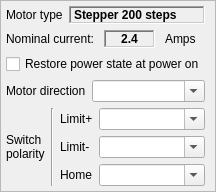
       <widget class="QFrame" name="frame_2" >
        <property name="sizePolicy" >
         <sizepolicy vsizetype="Expanding" hsizetype="Expanding" >
          <horstretch>0</horstretch>
          <verstretch>0</verstretch>
         </sizepolicy>
        </property>
        <property name="minimumSize" >
         <size>
          <width>178</width>
          <height>174</height>
         </size>
        </property>
        <property name="sizeIncrement" >
         <size>
          <width>1</width>
          <height>1</height>
         </size>
        </property>
        <property name="baseSize" >
         <size>
          <width>178</width>
          <height>174</height>
         </size>
        </property>
        <property name="frameShape" >
         <enum>QFrame::StyledPanel</enum>
        </property>
        <property name="frameShadow" >
         <enum>QFrame::Raised</enum>
        </property>
        <layout class="QVBoxLayout" >
         <property name="spacing" >
          <number>6</number>
         </property>
         <property name="leftMargin" >
          <number>5</number>
         </property>
         <property name="topMargin" >
          <number>5</number>
         </property>
         <property name="rightMargin" >
          <number>10</number>
         </property>
         <property name="bottomMargin" >
          <number>5</number>
         </property>
         <item>
          <layout class="QHBoxLayout" >
           <item>
            <widget class="QLabel" name="label_10" >
             <property name="sizePolicy" >
              <sizepolicy vsizetype="Expanding" hsizetype="Fixed" >
               <horstretch>0</horstretch>
               <verstretch>0</verstretch>
              </sizepolicy>
             </property>
             <property name="minimumSize" >
              <size>
               <width>40</width>
               <height>16</height>
              </size>
             </property>
             <property name="baseSize" >
              <size>
               <width>50</width>
               <height>16</height>
              </size>
             </property>
             <property name="text" >
              <string>Motor type</string>
             </property>
            </widget>
           </item>
           <item>
            <widget class="QLabel" name="txtMotorType" >
             <property name="sizePolicy" >
              <sizepolicy vsizetype="Maximum" hsizetype="Expanding" >
               <horstretch>0</horstretch>
               <verstretch>0</verstretch>
              </sizepolicy>
             </property>
             <property name="minimumSize" >
              <size>
               <width>100</width>
               <height>16</height>
              </size>
             </property>
             <property name="maximumSize" >
              <size>
               <width>16777215</width>
               <height>20</height>
              </size>
             </property>
             <property name="baseSize" >
              <size>
               <width>130</width>
               <height>20</height>
              </size>
             </property>
             <property name="font" >
              <font>
               <weight>75</weight>
               <bold>true</bold>
              </font>
             </property>
             <property name="frameShape" >
              <enum>QFrame::WinPanel</enum>
             </property>
             <property name="frameShadow" >
              <enum>QFrame::Sunken</enum>
             </property>
             <property name="text" >
              <string>Stepper 200 steps</string>
             </property>
             <property name="textFormat" >
              <enum>Qt::PlainText</enum>
             </property>
             <property name="scaledContents" >
              <bool>true</bool>
             </property>
            </widget>
           </item>
          </layout>
         </item>
         <item>
          <layout class="QHBoxLayout" >
           <property name="spacing" >
            <number>10</number>
           </property>
           <item>
            <widget class="QLabel" name="label_11" >
             <property name="sizePolicy" >
              <sizepolicy vsizetype="Expanding" hsizetype="Fixed" >
               <horstretch>0</horstretch>
               <verstretch>0</verstretch>
              </sizepolicy>
             </property>
             <property name="minimumSize" >
              <size>
               <width>70</width>
               <height>16</height>
              </size>
             </property>
             <property name="baseSize" >
              <size>
               <width>50</width>
               <height>16</height>
              </size>
             </property>
             <property name="text" >
              <string>Nominal current:</string>
             </property>
            </widget>
           </item>
           <item>
            <widget class="QLabel" name="txtNCURR" >
             <property name="sizePolicy" >
              <sizepolicy vsizetype="Maximum" hsizetype="Expanding" >
               <horstretch>0</horstretch>
               <verstretch>0</verstretch>
              </sizepolicy>
             </property>
             <property name="minimumSize" >
              <size>
               <width>30</width>
               <height>16</height>
              </size>
             </property>
             <property name="maximumSize" >
              <size>
               <width>16777215</width>
               <height>20</height>
              </size>
             </property>
             <property name="baseSize" >
              <size>
               <width>40</width>
               <height>20</height>
              </size>
             </property>
             <property name="font" >
              <font>
               <weight>75</weight>
               <bold>true</bold>
              </font>
             </property>
             <property name="frameShape" >
              <enum>QFrame::WinPanel</enum>
             </property>
             <property name="frameShadow" >
              <enum>QFrame::Sunken</enum>
             </property>
             <property name="text" >
              <string>2.4</string>
             </property>
             <property name="alignment" >
              <set>Qt::AlignCenter</set>
             </property>
            </widget>
           </item>
           <item>
            <widget class="QLabel" name="label_12" >
             <property name="sizePolicy" >
              <sizepolicy vsizetype="Expanding" hsizetype="Fixed" >
               <horstretch>0</horstretch>
               <verstretch>0</verstretch>
              </sizepolicy>
             </property>
             <property name="minimumSize" >
              <size>
               <width>40</width>
               <height>16</height>
              </size>
             </property>
             <property name="baseSize" >
              <size>
               <width>40</width>
               <height>16</height>
              </size>
             </property>
             <property name="text" >
              <string>Amps</string>
             </property>
            </widget>
           </item>
          </layout>
         </item>
         <item>
          <widget class="QCheckBox" name="POWERON" >
           <property name="sizePolicy" >
            <sizepolicy vsizetype="Expanding" hsizetype="Expanding" >
             <horstretch>0</horstretch>
             <verstretch>0</verstretch>
            </sizepolicy>
           </property>
           <property name="minimumSize" >
            <size>
             <width>160</width>
             <height>16</height>
            </size>
           </property>
           <property name="baseSize" >
            <size>
             <width>220</width>
             <height>18</height>
            </size>
           </property>
           <property name="text" >
            <string>Restore power state at power on</string>
           </property>
          </widget>
         </item>
         <item>
          <layout class="QHBoxLayout" >
           <item>
            <widget class="QLabel" name="label_13" >
             <property name="sizePolicy" >
              <sizepolicy vsizetype="Expanding" hsizetype="Fixed" >
               <horstretch>0</horstretch>
               <verstretch>0</verstretch>
              </sizepolicy>
             </property>
             <property name="minimumSize" >
              <size>
               <width>70</width>
               <height>16</height>
              </size>
             </property>
             <property name="baseSize" >
              <size>
               <width>100</width>
               <height>16</height>
              </size>
             </property>
             <property name="text" >
              <string>Motor direction</string>
             </property>
            </widget>
           </item>
           <item>
            <widget class="QComboBox" name="MOTSENSE" >
             <property name="sizePolicy" >
              <sizepolicy vsizetype="Maximum" hsizetype="Expanding" >
               <horstretch>0</horstretch>
               <verstretch>0</verstretch>
              </sizepolicy>
             </property>
             <property name="minimumSize" >
              <size>
               <width>80</width>
               <height>16</height>
              </size>
             </property>
             <property name="maximumSize" >
              <size>
               <width>16777215</width>
               <height>22</height>
              </size>
             </property>
             <property name="baseSize" >
              <size>
               <width>80</width>
               <height>16</height>
              </size>
             </property>
             <property name="editable" >
              <bool>true</bool>
             </property>
            </widget>
           </item>
          </layout>
         </item>
         <item>
          <layout class="QHBoxLayout" >
           <property name="spacing" >
            <number>6</number>
           </property>
           <item>
            <widget class="QLabel" name="label_14" >
             <property name="sizePolicy" >
              <sizepolicy vsizetype="Expanding" hsizetype="Fixed" >
               <horstretch>0</horstretch>
               <verstretch>0</verstretch>
              </sizepolicy>
             </property>
             <property name="minimumSize" >
              <size>
               <width>30</width>
               <height>16</height>
              </size>
             </property>
             <property name="baseSize" >
              <size>
               <width>40</width>
               <height>16</height>
              </size>
             </property>
             <property name="text" >
              <string>Switch polarity</string>
             </property>
             <property name="wordWrap" >
              <bool>true</bool>
             </property>
            </widget>
           </item>
           <item>
            <widget class="Line" name="line_2" >
             <property name="sizePolicy" >
              <sizepolicy vsizetype="Expanding" hsizetype="Fixed" >
               <horstretch>0</horstretch>
               <verstretch>0</verstretch>
              </sizepolicy>
             </property>
             <property name="orientation" >
              <enum>Qt::Vertical</enum>
             </property>
            </widget>
           </item>
           <item>
            <layout class="QGridLayout" >
             <property name="horizontalSpacing" >
              <number>6</number>
             </property>
             <property name="verticalSpacing" >
              <number>6</number>
             </property>
             <item row="0" column="0" >
              <widget class="QLabel" name="label_15" >
               <property name="sizePolicy" >
                <sizepolicy vsizetype="Expanding" hsizetype="Fixed" >
                 <horstretch>0</horstretch>
                 <verstretch>0</verstretch>
                </sizepolicy>
               </property>
               <property name="minimumSize" >
                <size>
                 <width>30</width>
                 <height>16</height>
                </size>
               </property>
               <property name="baseSize" >
                <size>
                 <width>40</width>
                 <height>16</height>
                </size>
               </property>
               <property name="text" >
                <string>Limit+</string>
               </property>
              </widget>
             </item>
             <item row="0" column="1" >
              <widget class="QComboBox" name="LPPOL" >
               <property name="sizePolicy" >
                <sizepolicy vsizetype="Maximum" hsizetype="Expanding" >
                 <horstretch>0</horstretch>
                 <verstretch>0</verstretch>
                </sizepolicy>
               </property>
               <property name="minimumSize" >
                <size>
                 <width>80</width>
                 <height>16</height>
                </size>
               </property>
               <property name="maximumSize" >
                <size>
                 <width>16777215</width>
                 <height>22</height>
                </size>
               </property>
               <property name="editable" >
                <bool>true</bool>
               </property>
              </widget>
             </item>
             <item row="1" column="1" >
              <widget class="QComboBox" name="LMPOL" >
               <property name="sizePolicy" >
                <sizepolicy vsizetype="Maximum" hsizetype="Expanding" >
                 <horstretch>0</horstretch>
                 <verstretch>0</verstretch>
                </sizepolicy>
               </property>
               <property name="minimumSize" >
                <size>
                 <width>80</width>
                 <height>16</height>
                </size>
               </property>
               <property name="maximumSize" >
                <size>
                 <width>16777215</width>
                 <height>22</height>
                </size>
               </property>
               <property name="editable" >
                <bool>true</bool>
               </property>
              </widget>
             </item>
             <item row="2" column="1" >
              <widget class="QComboBox" name="HOMEPOL" >
               <property name="sizePolicy" >
                <sizepolicy vsizetype="Maximum" hsizetype="Expanding" >
                 <horstretch>0</horstretch>
                 <verstretch>0</verstretch>
                </sizepolicy>
               </property>
               <property name="minimumSize" >
                <size>
                 <width>80</width>
                 <height>16</height>
                </size>
               </property>
               <property name="maximumSize" >
                <size>
                 <width>16777215</width>
                 <height>22</height>
                </size>
               </property>
               <property name="editable" >
                <bool>true</bool>
               </property>
              </widget>
             </item>
             <item row="2" column="0" >
              <widget class="QLabel" name="label_17" >
               <property name="sizePolicy" >
                <sizepolicy vsizetype="Expanding" hsizetype="Fixed" >
                 <horstretch>0</horstretch>
                 <verstretch>0</verstretch>
                </sizepolicy>
               </property>
               <property name="minimumSize" >
                <size>
                 <width>30</width>
                 <height>16</height>
                </size>
               </property>
               <property name="baseSize" >
                <size>
                 <width>40</width>
                 <height>16</height>
                </size>
               </property>
               <property name="text" >
                <string>Home</string>
               </property>
              </widget>
             </item>
             <item row="1" column="0" >
              <widget class="QLabel" name="label_26" >
               <property name="sizePolicy" >
                <sizepolicy vsizetype="Expanding" hsizetype="Fixed" >
                 <horstretch>0</horstretch>
                 <verstretch>0</verstretch>
                </sizepolicy>
               </property>
               <property name="minimumSize" >
                <size>
                 <width>30</width>
                 <height>16</height>
                </size>
               </property>
               <property name="baseSize" >
                <size>
                 <width>40</width>
                 <height>16</height>
                </size>
               </property>
               <property name="text" >
                <string>Limit-</string>
               </property>
              </widget>
             </item>
            </layout>
           </item>
          </layout>
         </item>
        </layout>
       </widget>
